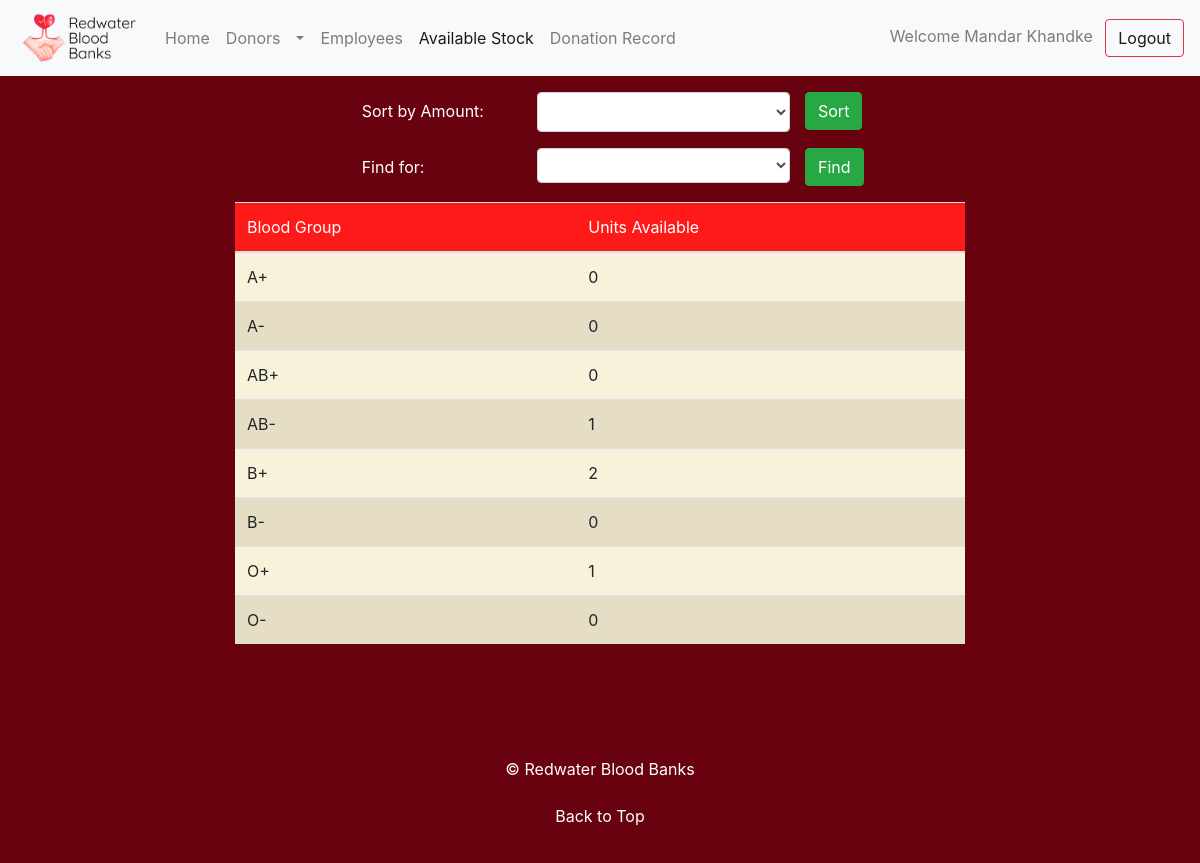
/emp/bloodstock.php (signed in), run on the app's committed database.
### tables this page shows
CREATE TABLE `blood` (
  `BloodGroup` varchar(3) NOT NULL,
  `Br_ID` bigint NOT NULL,
  `Amount` int NOT NULL DEFAULT '0'
);

### emp/php/DBConnect.php (called while the page is built, shortened)
<?php
class DBConnect {
    private $db = NULL;
    public function __construct() {
        $dsn = 'mysql:dbname=' . self::DB_NAME . ';host=' . self::DB_SERVER;
        $options = [PDO::ATTR_ERRMODE => PDO::ERRMODE_EXCEPTION];
        try {
            $this->db = new PDO($dsn, self::DB_USER, self::DB_PASSWORD,$options);
        } catch (PDOException $e) {
            throw new Exception('Connection failed: ' . $e->getMessage()."<br>".(int)$e->getCode());
        }
        return $this->db;
    }
    public function viewBloodStockByBranch($branchID, $sort=null, $bloodType=null){
        $query = "SELECT BloodGroup, Amount FROM Blood WHERE Br_ID = ?";
        $args = array($branchID);
        $stmt = $this->db->prepare($query);
        $stmt->execute($args);
        return $stmt->fetchAll();
    }
    public function totalBloodStockByBranch($branchID){
        $stmt = $this->db->prepare("SELECT SUM(Amount) AS TotalUnits FROM Blood WHERE Br_ID = ?");
        $stmt->execute([$branchID]);
        return $stmt->fetch();
    }
}
?>

### emp/bloodstock.php (the view, shortened to what this page needs)
<?php
require_once 'php/DBConnect.php';
$db = new DBConnect();
$db->auth();
$currBr = $_SESSION['Branch'];
$stock = $db->viewBloodStockByBranch($currBr, ((isset($_GET['sort']))? $_GET['sort'] : null), (isset($_GET['findBloodType']) && ($_GET['findBloodType'] != "null") ? $_GET['findBloodType'] : null));
$totalUnits = $db->totalBloodStockByBranch($currBr);
include 'layout/_header.php';
include 'layout/_navbar.php';
?>
<div class="container my-3">
    <div class="row">
        <div class="col-md-2"></div>
        <div class="col-md-8">
            <form method="get" class="form-horizontal mb-3" role="form" action="bloodstock.php">
                <div class="form-group row justify-content-center" style="color: #fffffe">
                    <label for="sort" class="col-sm-3 col-form-label">Sort by Amount:</label>
                    <select name="sort" id="sort" class="col-sm-4 form-control" style="height: 40px">
                        <option value="null"></option>
                        <option value="ASC">Ascending</option>
                    </select>
                    <div class="col-sm-1">
                        <button class="btn btn-success" type="submit">Sort</button>
                    </div>
                </div>
                <div class="form-group row justify-content-center" style="color: #fffffe">
                    <label for="findBloodType" class="col-sm-3 col-form-label">Find for:</label>
                    <select name="findBloodType" id="findBloodType" class="col-sm-4 form-control" style="height: 35px">
                        <option value="null"></option>
                        <option value="A+">A+</option>
                    </select>
                    <div class="col-sm-1">
                        <button class="btn btn-success" type="submit">Find</button>
                    </div>
                </div>
            </form>
            <?php if ($totalUnits != 0): ?>
            <div class="table-responsive">
                <table class="table table-condensed">
                    <thead>
                        <th>Blood Group</th>
                        <th>Units Available</th>
                    </thead>
                <?php $i=0; ?>
                <?php foreach($stock as $s): ++$i; ?>
                    <tr class="<?php if($i&1) {echo "tr";} else {echo "tr-next";} ?>">
                        <td><?php echo $s['BloodGroup']; ?></td>
                        <td><?php echo $s['Amount']; ?></td>
                    </tr>
                <?php endforeach ?>
                </table>
            </div>
            <?php else: ?>
            <div class="row justify-content-center">
                <span class="font-weight-bold" style="color: #fffffe">No results found!</span>
            </div>
            <?php endif ?>
        </div>
        <div class="col-md-2"></div>
    </div>
</div>
<?php include 'layout/_footer.php' ?>

### emp/css/mystyle.css (style rules this page uses)
html { scroll-behavior: smooth; }
body { background-color: #68020f; }
label { font-weight: normal; }
thead, thead th { background-color: #ff1a1a; color: #fffffe; font-weight: normal; }
.tr { background-color: #f8f2da; }
.tr-next { background-color: #e6ddc5; }

### data on the page
blood: BloodGroup "A+", Amount "0"
blood: BloodGroup "A-", Amount "0"
blood: BloodGroup "AB+", Amount "0"
blood: BloodGroup "AB-", Amount "1"
blood: BloodGroup "B+", Amount "2"
blood: BloodGroup "B-", Amount "0"
blood: BloodGroup "O+", Amount "1"
blood: BloodGroup "O-", Amount "0"

### other printed values
$_SESSION['Name'] "Mandar Khandke"
